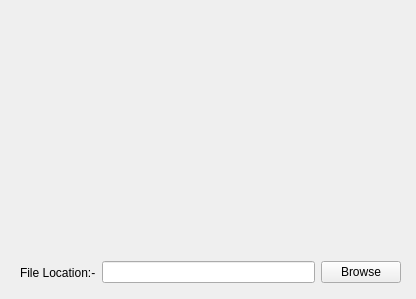
<?xml version="1.0" encoding="UTF-8"?>
<ui version="4.0">
 <class>Widget</class>
 <widget class="QWidget" name="Widget">
  <property name="geometry">
   <rect>
    <x>0</x>
    <y>0</y>
    <width>416</width>
    <height>299</height>
   </rect>
  </property>
  <property name="windowTitle">
   <string>Form</string>
  </property>
  <widget class="QWidget" name="">
   <property name="geometry">
    <rect>
     <x>20</x>
     <y>260</y>
     <width>381</width>
     <height>25</height>
    </rect>
   </property>
   <layout class="QHBoxLayout" name="horizontalLayout_2">
    <item>
     <layout class="QHBoxLayout" name="horizontalLayout">
      <item>
       <widget class="QLabel" name="label">
        <property name="text">
         <string>File Location:-</string>
        </property>
       </widget>
      </item>
      <item>
       <widget class="QLineEdit" name="File_Path">
        <property name="enabled">
         <bool>true</bool>
        </property>
        <property name="readOnly">
         <bool>true</bool>
        </property>
       </widget>
      </item>
     </layout>
    </item>
    <item>
     <widget class="QPushButton" name="Browse_Button">
      <property name="text">
       <string>Browse</string>
      </property>
     </widget>
    </item>
   </layout>
  </widget>
 </widget>
 <resources/>
 <connections/>
</ui>
